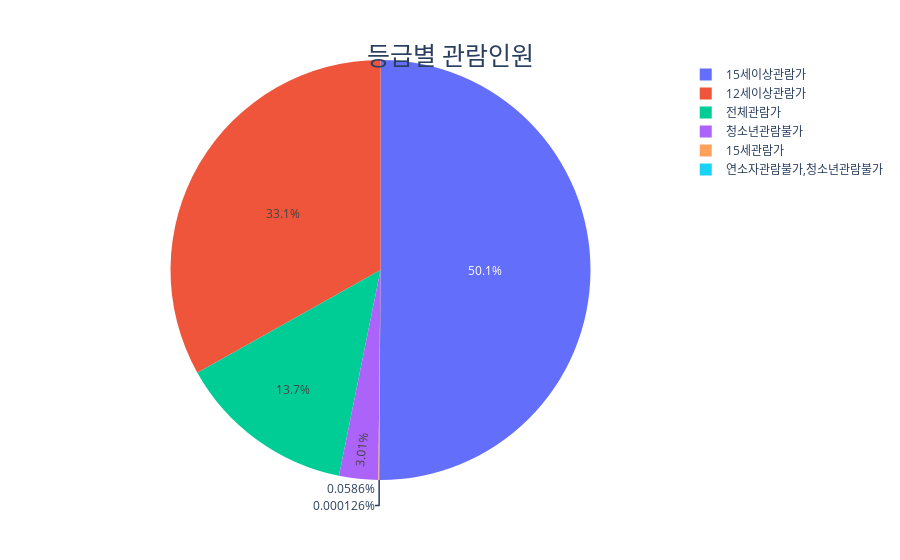

Notebook cell for this chart:
### Code cell
# 데이터 불러오기
fig = px.pie(m, values='VIEWNG_NMPR_CO', names='GRAD_NM')

fig.update_layout(
    title='등급별 관람인원',
    title_x = 0.5,
    title_y = 0.9,
    title_xanchor = "center",
    title_yanchor = "middle",
    title_font_size = 25,
    title_font_family = "Times")

fig.show()

### Figure 1 — Plotly figure (JSON) as saved in the notebook; plotly's stock layout.template omitted (floating-point values rounded to 4 significant figures; data arrays with more than 128 entries replaced by an {"elided": "..."} marker saying what was removed)
{"data": [{"domain": {"x": [0, 1], "y": [0, 1]}, "hovertemplate": "GRAD_NM=%{label}<br>VIEWNG_NMPR_CO=%{value}<extra></extra>", "labels": {"elided": "7553 str values"}, "legendgroup": "", "name": "", "showlegend": true, "type": "pie", "values": {"elided": "7553 int values"}}], "layout": {"legend": {"tracegroupgap": 0}, "margin": {"t": 60}, "title": {"font": {"family": "Times", "size": 25}, "text": "등급별 관람인원", "x": 0.5, "xanchor": "center", "y": 0.9, "yanchor": "middle"}}}
